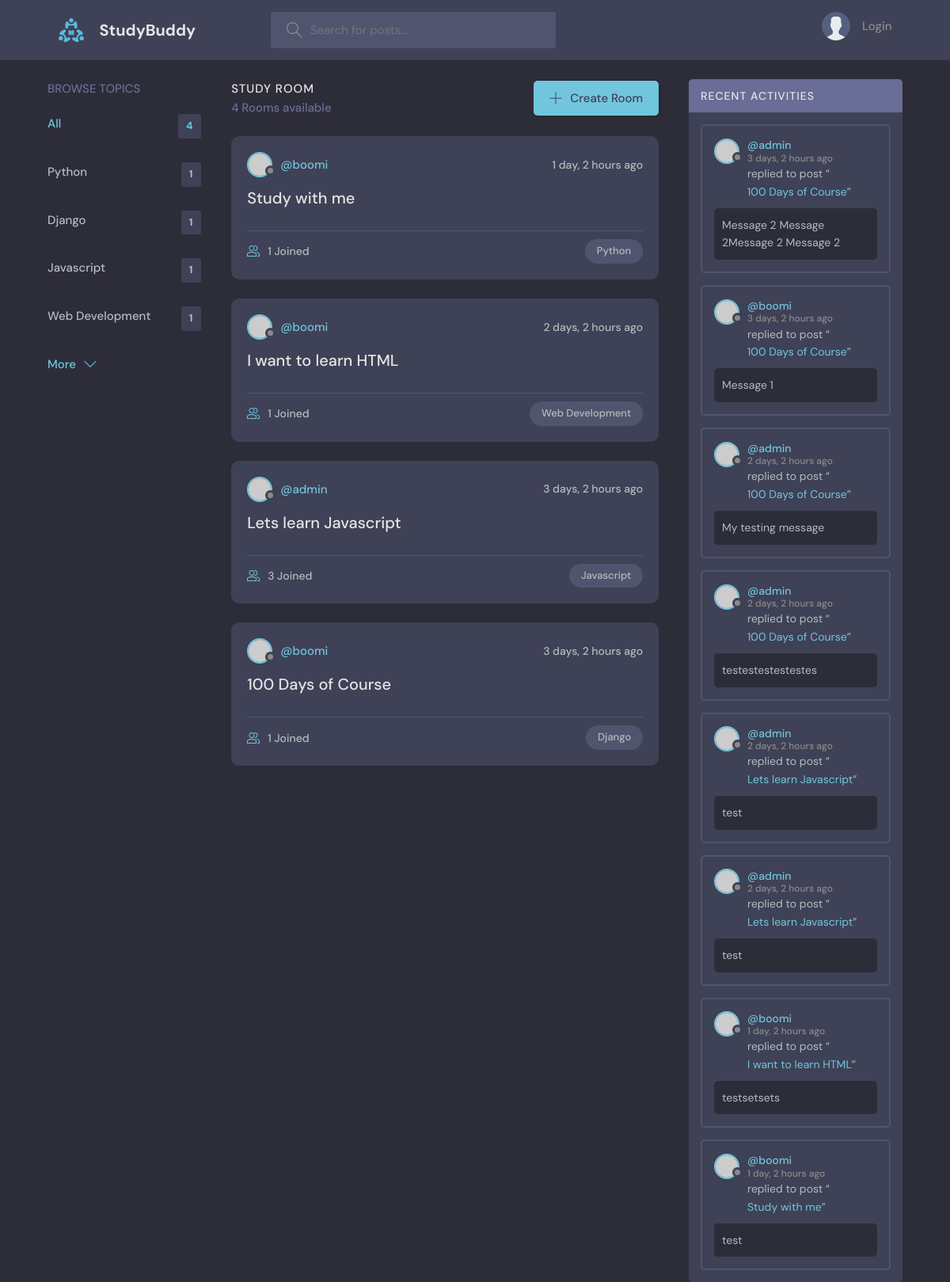
The page / on the database its author committed.
### base/models.py (models this page shows, shortened)
class Topic(models.Model):
    name = models.CharField(max_length=200)

class Room(models.Model):
    host = models.ForeignKey(User, on_delete=models.SET_NULL,null=True)
    topic = models.ForeignKey(Topic, on_delete=models.SET_NULL,null=True)
    name = models.CharField(max_length=200)
    description = models.TextField(null=True, blank=True)
    participants = models.ManyToManyField(User, related_name='participants',blank=True)
    updated = models.DateField(auto_now=True)
    created = models.DateField(auto_now_add=True)
    class Meta:
        ordering = ['-updated','-created']
    def __str__(self):
        return self.name

class Message (models.Model):
    user = models.ForeignKey(User, on_delete=models.CASCADE)
    room = models.ForeignKey(Room, on_delete=models.CASCADE)
    body = models.TextField(null=True)
    updated = models.DateField(auto_now=True)
    created = models.DateField(auto_now_add=True)
    def __str__(self):
        return self.body[0:50]

### base/views.py (the view)
# urls.py: path('',views.home,name="home"),
def home(request):
    q = request.GET.get('q') if request.GET.get('q') != None else ''
    rooms = Room.objects.filter(
        Q(topic__name__icontains=q) |
        Q(name__icontains=q) |
        Q(description__icontains=q)
    )
    topics = Topic.objects.all()
    rooms_count = rooms.count()
    room_messages = Message.objects.filter(Q(room__topic__name__icontains=q))
    context = {'rooms': rooms, 'topics': topics,'rooms_count':rooms_count,'room_messages':room_messages}
    return render(request, 'base/home.html', context)

### base/templates/base/home.html (shortened to what this page needs)
    {% extends "main.html" %}
    {% block content %}
    <main class="layout layout--3">
      <div class="container">
        {% include "base/topics_component.html" %}
        <div class="roomList">
          <div class="roomList__header">
            <div>
              <h2>Study Room</h2>
              <p>{{rooms_count}} Rooms available</p>
            </div>
            <a class="btn btn--main" href="{% url 'create-room' %}">
              <svg version="1.1" xmlns="http://www.w3.org/2000/svg" width="32" height="32" viewBox="0 0 32 32">
                <title>add</title>
                <path
                  d="M16.943 0.943h-1.885v14.115h-14.115v1.885h14.115v14.115h1.885v-14.115h14.115v-1.885h-14.115v-14.115z"
                ></path>
              </svg>
              Create Room
            </a>
          </div>
          {% include "base/feed_component.html" %}
        </div>
        <div class="activities">
          <div class="activities__header">
            <h2>Recent Activities</h2>
          </div>
          {% include "base/activity_component.html" %}
        </div>
      </div>
    </main>
    {% endblock content %}

### base/templates/base/topics_component.html
<div class="topics">
    <div class="topics__header">
      <h2>Browse Topics</h2>
    </div>
    <ul class="topics__list">
      <li>
        <a href="{% url "home" %}" class="active">All <span>{{topics.count}}</span></a>
      </li>
      {% for topic in topics %}
      <li><a href="{% url 'home' %}?q={{topic.name}}">{{topic.name}} <span>{{topic.room_set.all.count}}</span></a></li>
      {% endfor %}
    </ul>
    <a class="btn btn--link" href="topics.html">
      More
      <svg version="1.1" xmlns="http://www.w3.org/2000/svg" width="32" height="32" viewBox="0 0 32 32">
        <title>chevron-down</title>
        <path d="M16 21l-13-13h-3l16 16 16-16h-3l-13 13z"></path>
      </svg>
    </a>
  </div>

### base/templates/base/feed_component.html (shortened to what this page needs)
{% for room in rooms%}
<div class="roomListRoom">
    <div class="roomListRoom__header">
      <a href="{% url "user-profile" room.host.id %}" class="roomListRoom__author">
        <div class="avatar avatar--small">
          <img src="https://randomuser.me/api/portraits/women/11.jpg" />
        </div>
        <span>@{{room.host.username}}</span>
      </a>
      <div class="roomListRoom__actions">
        <span>{{room.created|timesince}} ago</span>
      </div>
    </div>
    <div class="roomListRoom__content">
      <a href="{% url 'room' room.id %}">{{room.name}}</a>
    </div>
    <div class="roomListRoom__meta">
      <a href="room.html" class="roomListRoom__joined">
        {{room.participants.all.count}} Joined
      </a>
      <p class="roomListRoom__topic">{{room.topic.name}}</p>
    </div>
  </div>
{% endfor %}

### base/templates/base/activity_component.html (shortened to what this page needs)
{% for message in room_messages %}
<div class="activities__box">
    <div class="activities__boxHeader roomListRoom__header">
      <a href="{% url "user-profile" message.user.id %}" class="roomListRoom__author">
        <div class="avatar avatar--small">
          <img src="https://randomuser.me/api/portraits/women/11.jpg" />
        </div>
        <p>
          @{{message.user}}
          <span>{{message.created|timesince}} ago</span>
        </p>
      </a>
    </div>
    <div class="activities__boxContent">
      <p>replied to post “<a href="{% url "room" message.room.id %}">{{message.room}}</a>”</p>
      <div class="activities__boxRoomContent">
        {{message}}
      </div>
    </div>
  </div>
  {% endfor %}

### rows shown on the page
Topic: name "Python", room_set.all.count "1"
Topic: name "Django", room_set.all.count "1"
Topic: name "Javascript", room_set.all.count "1"
Topic: name "Web Development", room_set.all.count "1"
Room: host.username "boomi", created "1 day, 2 hours", name "Study with me", participants.all.count "1", topic.name "Python"
Room: host.username "boomi", created "2 days, 2 hours", name "I want to learn HTML", participants.all.count "1", topic.name "Web Development"
Room: host.username "admin", created "3 days, 2 hours", name "Lets learn Javascript", participants.all.count "3", topic.name "Javascript"
Room: host.username "boomi", created "3 days, 2 hours", name "100 Days of Course", participants.all.count "1", topic.name "Django"
Message: user "admin", created "3 days, 2 hours", room "100 Days of Course", body "Message 2 Message 2Message 2 Message 2"
Message: user "boomi", created "3 days, 2 hours", room "100 Days of Course", body "Message 1"
Message: user "admin", created "2 days, 2 hours", room "100 Days of Course", body "My testing message"
Message: user "admin", created "2 days, 2 hours", room "100 Days of Course", body "testestestestestes"
Message: user "admin", created "2 days, 2 hours", room "Lets learn Javascript", body "test"
Message: user "admin", created "2 days, 2 hours", room "Lets learn Javascript", body "test"
Message: user "boomi", created "1 day, 2 hours", room "I want to learn HTML", body "testsetsets"
Message: user "boomi", created "1 day, 2 hours", room "Study with me", body "test"

### other values the page prints
{{ topics.count }} "4"
{{ rooms_count }} "4"
